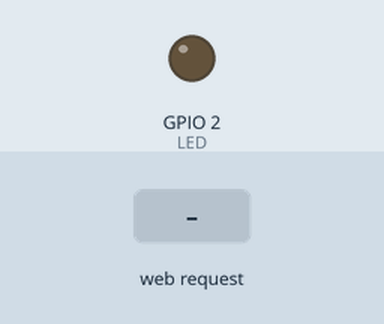
A program run on a simulated ESP32. Parts: output pins drawn as LEDs (lit = HIGH). The inputs (shaded band) are chosen by the test bench. WiFi joins after 1.5 s; servers stay silent unless stated; not simulated (calls return 0 or success): secrets_autogen.h; what the program prints to the serial monitor is not drawn.

Above: at 6.2 s.
6.3 s: HTTP request GET /on received
At 7.4 s:
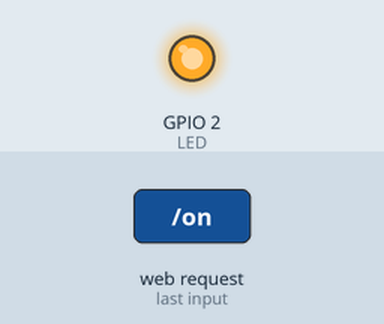
10.8 s: HTTP request GET /off received
At 12.1 s:
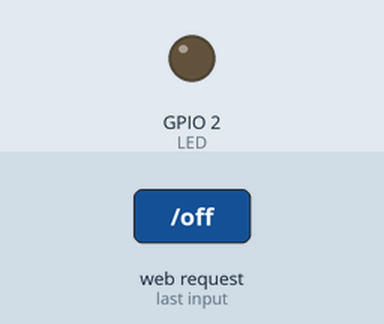
Timing chart, 0 to 13.3 s (numbered marks = the images above; inputs shaded):
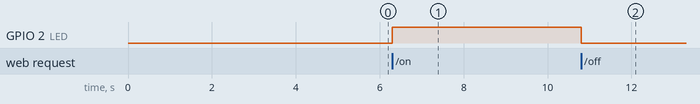

The program:

main.cpp
```cpp
#include <Arduino.h>
#include <WiFi.h>
#include <WebServer.h>
#include "secrets_autogen.h"

// GPIO 2
int LED = 2;
// initialize and start a server on port 80 - TCP
WiFiServer TCPServer(80);
WiFiUDP UDPServer;
WiFiClient client;
String data = "Welcome client\n";
String clientData = " ";
int packetSize = 0;
char incomingPacket[256];
const char *UDPData = "Message received\n";
boolean greetingPrinted = false;
// initialize and start a server on port 8080 - HTTP
WebServer webServer(8080);

const char homePage[] PROGMEM = R"rawliteral(
<!DOCTYPE html>
<html lang="en">
<head>
  <meta charset="UTF-8">
  <meta name="viewport" content="width=device-width, initial-scale=1.0">
  <title>ESP32 LED Control</title>
</head>
<body style="margin:0; padding:0; font-family:Arial, sans-serif; background:linear-gradient(135deg, #74ebd5, #ACB6E5); height:100vh; display:flex; justify-content:center; align-items:center;">

  <div style="text-align:center; background:#ffffffcc; padding:40px; border-radius:20px; box-shadow:0 8px 20px rgba(0,0,0,0.2); max-width:90%;">
    <h1 style="margin-bottom:30px; color:#333; font-size:clamp(24px, 5vw, 36px);">ESP32 LED Control</h1>
    <a href="/on">
      <button style="padding:15px 40px; margin:10px; font-size:clamp(16px, 4vw, 18px); border:none; border-radius:10px; background:#4CAF50; color:white; cursor:pointer; box-shadow:0 4px 10px rgba(0,0,0,0.2); transition:0.3s;">
        Turn ON
      </button>
    </a>
    <a href="/off">
      <button style="padding:15px 40px; margin:10px; font-size:clamp(16px, 4vw, 18px); border:none; border-radius:10px; background:#F44336; color:white; cursor:pointer; box-shadow:0 4px 10px rgba(0,0,0,0.2); transition:0.3s;">
        Turn OFF
      </button>
    </a>
  </div>

</body>
</html>
)rawliteral";


const char notFoundPage[] PROGMEM = R"rawliteral(
<!DOCTYPE html>
<html lang="en">
<head>
  <meta charset="UTF-8">
  <meta name="viewport" content="width=device-width, initial-scale=1.0">
  <title>404 Not Found</title>
</head>
<body style="margin:0; padding:0; font-family:Arial, sans-serif; background:linear-gradient(135deg, #ff9a9e, #fad0c4); height:100vh; display:flex; justify-content:center; align-items:center;">

  <div style="text-align:center; background:#ffffffcc; padding:40px; border-radius:20px; box-shadow:0 8px 20px rgba(0,0,0,0.2); max-width:90%;">
    <h1 style="margin-bottom:20px; color:#333; font-size:clamp(32px, 8vw, 48px);">404</h1>
    <h2 style="margin-bottom:20px; color:#555; font-size:clamp(20px, 5vw, 28px);">Page Not Found</h2>
    <p style="color:#666; margin-bottom:30px; font-size:clamp(14px, 4vw, 18px);">
      Sorry, the page you are looking for doesn’t exist.
    </p>
    <a href="/" style="padding:12px 30px; font-size:16px; border:none; border-radius:8px; background:#4CAF50; color:white; text-decoration:none; box-shadow:0 4px 10px rgba(0,0,0,0.2); transition:0.3s;">
      Go Home
    </a>
  </div>

</body>
</html>
)rawliteral";

// method to send the home page html to server
void handle_OnConnect(){
  webServer.send(200, "text/html", homePage);
}

// method to send the 404 page to server
void handleNotFound(){
  webServer.send(404, "text/html", notFoundPage);
}

// method to turn led on or off based on url path
void handleLED(){
  pinMode(LED, OUTPUT);
  String urlPath = webServer.uri();

  if(urlPath == "/on"){
    digitalWrite(LED, 1);
  }
  else if (urlPath == "/off"){
    digitalWrite(LED, 0);
  }
  webServer.send(200, "text/html", homePage);
}

void setup() {

  // initialize serial communication
  Serial.begin(115200);
  // initialize wifi by passing in the ssid and password -- .env file
  WiFi.begin(WIFI_SSID, WIFI_PASS);

  // check if it's not connected
  while(WiFi.status() != WL_CONNECTED){
    Serial.println("Connecting to WiFi...");
    delay(1000);
  }

  // print the successful connection and board IP address
  Serial.println("Connected!");
  Serial.println(WiFi.localIP());

  // start servers
  TCPServer.begin();

  UDPServer.begin(5000);

  webServer.on("/", handle_OnConnect);
  webServer.on("/on", handleLED);
  webServer.on("/off", handleLED);
  webServer.onNotFound(handleNotFound);
  webServer.begin();
  Serial.println("HTTP Server Started!");
}

void loop() {
  // check if no client - assign newly connected client to client
  if(!client || !client.connected()){
    WiFiClient newClient = TCPServer.available();

    if(newClient){
      client = newClient;

      Serial.println("Connected to client!");
      Serial.println(client.remoteIP());

      // send data variable to client
      client.print(data);
    }
  }

  //if there is a client connected read the sent data on server
   if(client.available() > 0){
    clientData = client.readString();
    client.readStringUntil('\n');
    Serial.println(clientData);
  }


  // checks if there is an available packed and returns its size
  packetSize = UDPServer.parsePacket();

  if(packetSize > 0){

    // print the greeting message only this first time the client sends a packet then set it to false
    if(!greetingPrinted){
      Serial.printf("Client connected through UDP on port %d\n", UDPServer.remotePort());
    }
    greetingPrinted = true;

    // reads from buffer to buffer - 1 and return the number of bytes read
    int len = UDPServer.read(incomingPacket, 255);
    // end the string with null operator and print it
    incomingPacket[len] = '\0';
    Serial.println(incomingPacket);

    // begin connection to write data from server to client
    UDPServer.beginPacket(UDPServer.remoteIP(), UDPServer.remotePort());
    // write the data from pointer arr + string length
    UDPServer.write((const uint8_t*)UDPData, strlen(UDPData));
    //end after succesfully sending the packet
    UDPServer.endPacket();
  }

  //listen for incoming reqs for HTTP server
  webServer.handleClient();
  delay(10);
}
```

Measured:
- after the input at 6.3 s, GPIO 2 (LED): LOW → HIGH at once
- after the input at 10.8 s, GPIO 2 (LED): HIGH → LOW at once
